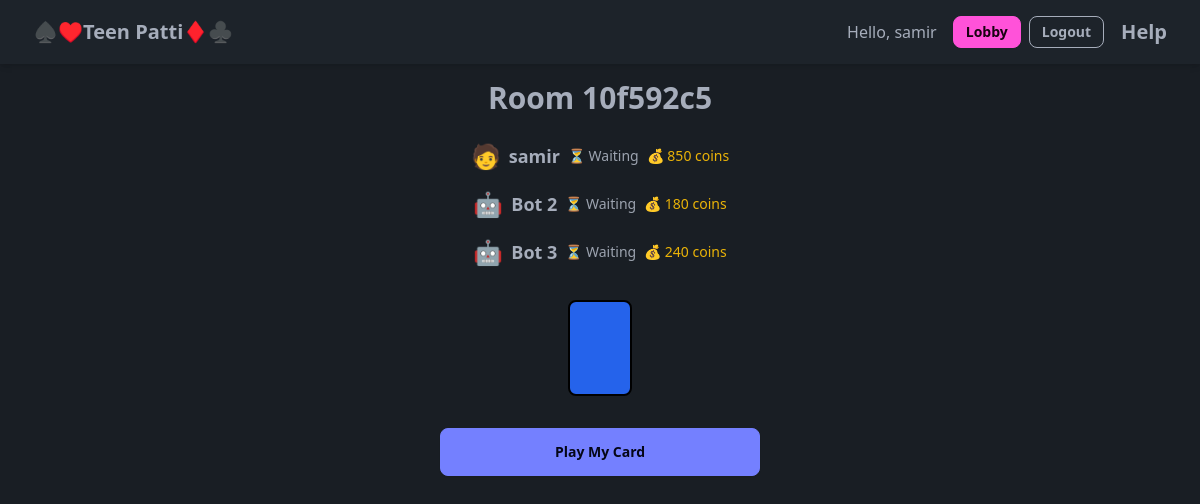
Screenshot of /room/10f592c5/ (signed in) with the database file from the repository.
### home/models.py (models this page shows, shortened)
class GameRoom(models.Model):
    room_code = models.CharField(max_length=8, unique=True, default=uuid.uuid4)
    is_active = models.BooleanField(default=True)
    created_at = models.DateTimeField(auto_now_add=True)
    game_started = models.BooleanField(default=False)

class Player(models.Model):
    user = models.ForeignKey(User, on_delete=models.CASCADE, null=True, blank=True)
    room = models.ForeignKey(GameRoom, on_delete=models.CASCADE)
    card = models.JSONField(null=True, blank=True)
    total_score = models.IntegerField(default=0)
    has_played = models.BooleanField(default=False)
    is_bot = models.BooleanField(default=False)
    score = models.IntegerField(default=0)
    balance = models.IntegerField(default=200)
    bet_amount = models.IntegerField(default=0)
    has_bet = models.BooleanField(default=False)

### home/views.py (the view, shortened to what this page needs)
# urls.py: path('room/<str:room_code>/', views.room, name='room'),
def room(request, room_code):
    room = get_object_or_404(GameRoom, room_code=room_code)
    players = Player.objects.filter(room=room)
    current_player = None
    if request.user.is_authenticated:
        current_player = players.filter(user=request.user).first()
    players = Player.objects.filter(room=room)
    waiting_for_more_players = players.count() < 3
    if all(p.has_played for p in players) and room.game_started:
        return redirect(f"/reveal/{room.room_code}/")
    evaluated = []
    for p in players:
        if len(p.card) == 3:
            hand_rank = evaluate_hand(p.card)
            evaluated.append((p, hand_rank))
    winner_player = None
    if evaluated:
        winner_player, _ = max(
            evaluated,
            key=lambda x: (-x[1][0], x[1][1])
        )
    return render(request, "home/room.html", {
        "room_code": room.room_code,
        "players": players,
        "current_player": current_player,
        "evaluated": evaluated,
        "winner": winner_player,
        "waiting_for_more_players": waiting_for_more_players,
        "player_count": players.count(),
    })

### home/utils.py (called while the page is built)
def evaluate_hand(hand):
    rank_order = {r: i for i, r in enumerate(RANKS)}
    values = sorted([rank_order[c[:-1]] for c in hand], reverse=True)
    suits  = [c[-1] for c in hand]
    ranks  = [c[:-1] for c in hand]
    is_trail         = (len(set(ranks)) == 1)
    is_flush         = (len(set(suits)) == 1)
    seq              = is_sequence(values)
    is_pure_sequence = seq and is_flush
    is_pair          = (len(set(ranks)) == 2)
    if is_trail:
        return (1, values)
    if is_pure_sequence:
        return (2, values)
    if seq:
        return (3, values)
    if is_flush:
        return (4, values)
    if is_pair:
        return (5, values)
    return (6, values)

def is_sequence(values):
    sorted_vals = sorted(values)
    if sorted_vals == list(range(sorted_vals[0], sorted_vals[0] + 3)):
        return True
    return sorted_vals == [0, 1, 12]

### home/templates/home/room.html (shortened to what this page needs)
{% extends "home/base.html" %}
{% load static card_svg %}
{% block content %}
<div class="text-center mb-6">
  <h1 class="text-3xl font-bold">Room {{ room_code }}</h1>
</div>
<ul class="flex flex-col items-center space-y-4 mb-8">
  {% for p in players %}
    <li class="flex items-center space-x-3 text-lg">
      <div class="flex items-center space-x-2">
        <span class="text-2xl">
          {% if p.is_bot %}
            🤖
          {% elif p.user %}
            🧑
          {% else %}
            👤
          {% endif %}
        </span>
        <span class="font-semibold">
          {% if p.is_bot %}
            Bot {{ forloop.counter }}
          {% elif p.user %}
            {{ p.user.username|default:p.user.email }}
          {% else %}
            Guest
          {% endif %}
        </span>
        <span class="text-sm text-gray-400">
          {% if p.has_played %}
            ✅ Played
          {% else %}
            ⏳ Waiting
          {% endif %}
        </span>
        <span class="text-sm text-yellow-500">💰 {{ p.balance }} coins</span>
      </div>
    </li>
  {% endfor %}
</ul>
<div class="flex justify-center mb-8">
  <div class="w-16 h-24 bg-blue-600 rounded-lg border-2 border-black"></div>
</div>
<div class="max-w-xs mx-auto space-y-4">
  {% if not waiting_for_more_players %}
    {% if not current_player.has_played %}
      <form method="post" action="/play/{{ room_code }}/">
        <button type="submit" class="btn btn-primary w-full">Play My Card</button>
      </form>
    {% else %}
      <div class="text-center text-gray-400">Waiting for others to play...</div>
    {% endif %}
  {% else %}
    <div class="text-center text-gray-400">
      Waiting for players to join... ({{ players|length }}/3)
    </div>
  {% endif %}
</div>
{% endblock %}

### home/templates/home/base.html (shortened to what this page needs)
{% load static %}
<!DOCTYPE html>
<html lang="en" data-theme="dark">
<head>
  <link rel="stylesheet" href="{% static 'css/output.css' %}">
</head>
<body class="min-h-screen flex flex-col bg-base-200">
  <header class="navbar bg-base-100 px-4 py-2 shadow-md">
    <div class="flex-1">
      <a href="{% url 'lobby' %}" class="btn btn-ghost normal-case text-xl">
        ♠️♥️Teen Patti♦️♣️
      </a>
    </div>
    <div class="flex-none">
      {% if request.user.is_authenticated %}
        <span class="mr-4">Hello, {{ request.user.username }}</span>
        <a href="{% url 'lobby' %}" class="btn btn-sm btn-secondary mr-2">Lobby</a>
        <a href="{% url 'logout' %}?next=/" class="btn btn-sm btn-outline">Logout</a>
      {% else %}
        <a href="{% url 'social:begin' 'auth0' %}" class="btn btn-sm btn-primary">
          Login with Auth0
        </a>
      {% endif %}
    </div>
    <div class="flex-2">
      <a href="https://en.wikipedia.org/wiki/Teen_patti#Ranking_of_hands" class="btn btn-ghost normal-case text-xl">
        Help
      </a>
    </div>
  </header>
  <main class="flex-1 p-4">
    {% block content %}{% endblock %}
  </main>
</body>
</html>

### rows the page displays
GameRoom: room_code "10f592c5"
Player: user.username "samir", has_played "⏳ Waiting", balance "850"
Player: has_played "⏳ Waiting", balance "180"
Player: has_played "⏳ Waiting", balance "240"

### other values shown
{{ request.user.username }} "samir"
